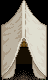

A level layout from a 2D game, rendered from its tile map. Below: a short description, then the map file with its tile-grid data intact:
An orthogonal 3x5 tile map with 16x16 px tiles, 4 tile layers (Back, Buildings, Front, AlwaysFront) and 2 objects (2x TileData).

<map version="1.2" tiledversion="1.2.4" orientation="orthogonal" renderorder="right-down" width="3" height="5" tilewidth="16" tileheight="16" infinite="0" nextlayerid="17" nextobjectid="3">
 <tileset firstgid="1" name="tentatdsv" tilewidth="16" tileheight="16" tilecount="20" columns="4">
  <image source="tentatdsv.png" width="64" height="80" />
 </tileset>
 <layer id="13" name="Back" width="3" height="5" opacity="0.9">
  <data encoding="csv">
0,0,0,
0,6,0,
0,10,0,
0,12,0,
0,18,0
</data>
 </layer>
 <objectgroup id="2" name="Back">
  <object id="1" name="TileData" x="16" y="64" width="16" height="16">
   <properties>
    <property name="Bed" value="t" />
   </properties>
  </object>
  <object id="2" name="TileData" x="16" y="48" width="16" height="16">
   <properties>
    <property name="Bed" value="t" />
    <property name="TouchAction" value="Sleep" />
   </properties>
  </object>
 </objectgroup>
 <layer id="14" name="Buildings" width="3" height="5">
  <data encoding="csv">
0,0,0,
5,6,7,
9,0,11,
13,0,15,
17,0,19
</data>
 </layer>
 <objectgroup id="4" name="Buildings" />
 <layer id="15" name="Front" width="3" height="5">
  <data encoding="csv">
0,0,0,
0,0,0,
0,0,0,
0,0,0,
0,0,0
</data>
 </layer>
 <objectgroup id="6" name="Front" />
 <layer id="16" name="AlwaysFront" width="3" height="5">
  <data encoding="csv">
1,2,3,
0,6,0,
0,10,0,
0,14,0,
0,0,0
</data>
 </layer>
</map>